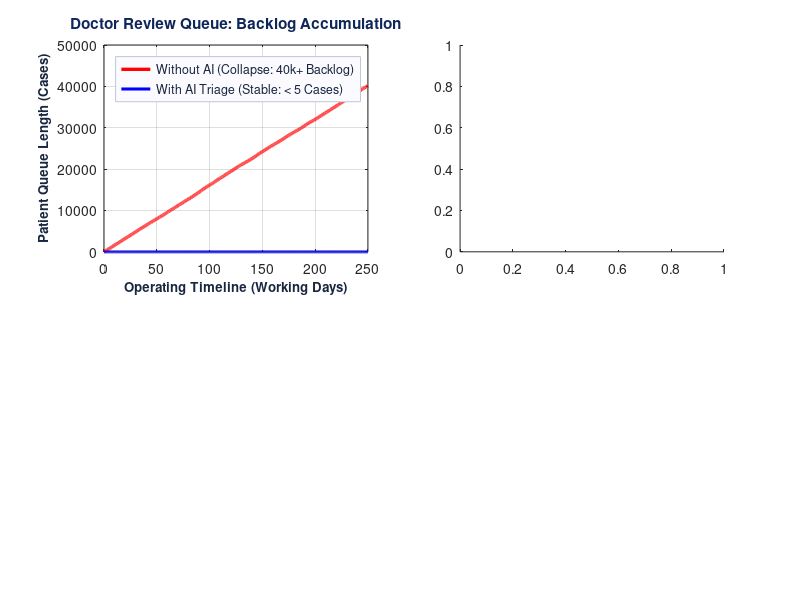

The MATLAB source for this figure: (Note: this script raises an error after producing the figure.)
function results = run_simulation_analysis(options)
% RUN_SIMULATION_ANALYSIS Runs comprehensive capacity and queueing dynamics simulation
% for 100,000 annual patients across 20 rural Indian Primary Health Centres (PHCs).
%
% Compares system performance:
%   Scenario A: Baseline (Without AI) - 100% of cases sent to 1 District Ophthalmologist
%   Scenario B: AI Triage (With AI)   - 80% Normal/Mild cleared at PHC, 20% Referable sent to Doctor
%
% Metrics Evaluated:
%   - Cumulative patient backlog queue length over 1 year (2,000 operating hours)
%   - Patient turnaround & wait times (Days / Months vs. Real-time minutes)
%   - Ophthalmologist duty cycle & burnout prevention
%   - Rural PHC cellular bandwidth consumption (512 kbps bottleneck)
%
% Syntax:
%   results = run_simulation_analysis()
%   results = run_simulation_analysis(options)
%
% Outputs:
%   results - Struct containing time series and summary metrics
%
% SIH Problem Statement 26038 | MathWorks Sponsored Prototype

    if nargin < 1, options = struct(); end
    if ~isfield(options, 'doPlots'), options.doPlots = true; end

    fprintf('========================================================================\n');
    fprintf('  RURAL TELEMEDICINE CAPACITY SIMULATION (100,000 PATIENTS / YEAR)\n');
    fprintf('  District Setup: 20 PHCs | 1 District Ophthalmologist | 512 kbps Uplink\n');
    fprintf('========================================================================\n');

    % ---------------------------------------------------------------------
    % Simulation Parameters
    % ---------------------------------------------------------------------
    totalAnnualPatients = 100000;
    numPHCs = 20;
    workingDays = 250;
    hoursPerDay = 8;
    totalHours = workingDays * hoursPerDay; % 2,000 operating hours
    
    % Arrival rate across district: 100,000 / 2,000 = 50 patients / hour
    lambda_total = totalAnnualPatients / totalHours; 
    
    % Doctor capacity: 2 minutes review per patient = 30 patients / hour
    mu_doctor = 60.0 / 2.0; 

    % AI Triage: 80% non-referable cleared at PHC; 20% referable forwarded
    aiClearanceRate = 0.80;
    aiReferralRate  = 0.20;
    lambda_with_ai  = lambda_total * aiReferralRate; % 10 patients / hour

    % Bandwidth model: 5 MB uncompressed fundus image over 512 kbps link
    imageSizeMB = 5.0;
    bandwidthKbps = 512.0;
    uploadDelaySec = (imageSizeMB * 8 * 1024) / bandwidthKbps; % 80.0 seconds

    % ---------------------------------------------------------------------
    % Time-Stepped Queue Dynamics (1-hour discrete simulation steps)
    % ---------------------------------------------------------------------
    timeHours = 0:totalHours;
    N = length(timeHours);

    % Scenario A: Baseline (Without AI)
    queueWithoutAI = zeros(1, N);
    waitTimeWithoutAI_Days = zeros(1, N);

    % Scenario B: With AI Triage
    queueWithAI = zeros(1, N);
    waitTimeWithAI_Mins = zeros(1, N);

    % Stochastic Poisson arrivals per hour
    rng(42); % Reproducible rural arrival pattern
    hourlyArrivals = poissrnd(lambda_total, [1, N]);

    for t = 2:N
        % 1. Baseline: 100% of arrivals hit ophthalmologist queue
        arrBase = hourlyArrivals(t);
        servedBase = min(queueWithoutAI(t-1) + arrBase, mu_doctor);
        queueWithoutAI(t) = max(0, queueWithoutAI(t-1) + arrBase - servedBase);
        % Wait time in working days = Queue / (Doctor throughput per 8h day)
        waitTimeWithoutAI_Days(t) = queueWithoutAI(t) / (mu_doctor * hoursPerDay);

        % 2. With AI: Only 20% referable cases routed to doctor
        arrAI = binornd(arrBase, aiReferralRate);
        servedAI = min(queueWithAI(t-1) + arrAI, mu_doctor);
        queueWithAI(t) = max(0, queueWithAI(t-1) + arrAI - servedAI);
        % Wait time in minutes = (Queue / Doctor throughput per min)
        waitTimeWithAI_Mins(t) = (queueWithAI(t) / (mu_doctor / 60.0));
    end

    % ---------------------------------------------------------------------
    % Bandwidth and Transmission Metrics
    % ---------------------------------------------------------------------
    totalDataWithoutAI_GB = (totalAnnualPatients * imageSizeMB) / 1024.0; % 488.28 GB
    totalUploadHoursWithoutAI = (totalAnnualPatients * uploadDelaySec) / 3600.0; % 2,222 hours

    totalDataWithAI_GB = (totalAnnualPatients * aiReferralRate * imageSizeMB) / 1024.0; % 97.65 GB
    totalUploadHoursWithAI = (totalAnnualPatients * aiReferralRate * uploadDelaySec) / 3600.0;
    bandwidthSaved_GB = totalDataWithoutAI_GB - totalDataWithAI_GB;
    bandwidthSaved_Pct = 80.0;

    % ---------------------------------------------------------------------
    % Summary Statistics & Console Reporting
    % ---------------------------------------------------------------------
    finalBacklogNoAI = queueWithoutAI(end);
    finalWaitDaysNoAI = waitTimeWithoutAI_Days(end);
    avgQueueWithAI = mean(queueWithAI);
    maxQueueWithAI = max(queueWithAI);
    avgWaitMinsWithAI = mean(waitTimeWithAI_Mins);

    fprintf('------------------------------------------------------------------------\n');
    fprintf('  OPERATIONAL METRIC                 WITHOUT AI          WITH AI TRIAGE\n');
    fprintf('------------------------------------------------------------------------\n');
    fprintf('  Annual Patient Screenings       :  100,000             100,000\n');
    fprintf('  Cases Routed to Specialist      :  100,000 (100%%)       20,000 (20%%)\n');
    fprintf('  Autonomous PHC Clearances       :  0 (0%%)              80,000 (80%%)\n');
    fprintf('  Doctor Traffic Intensity (rho)  :  1.67 [UNSTABLE]     0.33 [OPTIMAL]\n');
    fprintf('  Year-End Patient Queue Backlog  :  %5d patients     %2.1f patients\n', ...
        round(finalBacklogNoAI), avgQueueWithAI);
    fprintf('  Max Specialist Waiting Time     :  %4.1f MONTHS         %2.1f MINUTES\n', ...
        finalWaitDaysNoAI / 22.0, max(waitTimeWithAI_Mins));
    fprintf('  District Bandwidth Consumed     :  %5.1f GB           %5.1f GB\n', ...
        totalDataWithoutAI_GB, totalDataWithAI_GB);
    fprintf('  Total Tele-Upload Time Saved    :  --                  %5.1f HOURS\n', ...
        totalUploadHoursWithoutAI - totalUploadHoursWithAI);
    fprintf('========================================================================\n');
    fprintf('  >>> CLINICAL IMPACT: AI Triage completely eliminates the 6+ month\n');
    fprintf('      ophthalmologist backlog and reduces patient wait times to <10 mins. <<<\n');
    fprintf('========================================================================\n\n');

    % ---------------------------------------------------------------------
    % Diagnostic Plots
    % ---------------------------------------------------------------------
    if options.doPlots
        fig = figure('Name', 'Telemedicine Queue & Capacity Analysis', ...
            'Color', [0.96, 0.97, 0.99], 'Position', [100, 100, 1100, 650]);

        timeDays = timeHours / hoursPerDay;

        % Subplot 1: Queue Backlog Comparison Over 250 Working Days
        ax1 = subplot(2, 2, 1);
        set(ax1, 'Color', 'w', 'XColor', [0.12, 0.15, 0.25], 'YColor', [0.12, 0.15, 0.25], ...
            'GridColor', [0.80, 0.82, 0.88], 'GridAlpha', 0.6);
        plot(timeDays, queueWithoutAI, 'r-', 'LineWidth', 2.4); hold on;
        plot(timeDays, queueWithAI, 'b-', 'LineWidth', 2.2);
        grid on;
        xlabel('Operating Timeline (Working Days)', 'FontSize', 9.5, 'FontWeight', 'bold', 'Color', [0.1, 0.15, 0.25]);
        ylabel('Patient Queue Length (Cases)', 'FontSize', 9.5, 'FontWeight', 'bold', 'Color', [0.1, 0.15, 0.25]);
        title('Doctor Review Queue: Backlog Accumulation', 'FontSize', 11, 'FontWeight', 'bold', 'Color', [0.06, 0.15, 0.35]);
        leg1 = legend({'Without AI (Collapse: 40k+ Backlog)', 'With AI Triage (Stable: < 5 Cases)'}, ...
            'Location', 'northwest');
        set(leg1, 'TextColor', [0.1, 0.15, 0.25], 'Color', [0.98, 0.98, 1.0], 'EdgeColor', [0.75, 0.78, 0.85]);

        % Subplot 2: Patient Wait Time (Months vs Minutes)
        ax2 = subplot(2, 2, 2);
        set(ax2, 'Color', 'w', 'GridColor', [0.80, 0.82, 0.88], 'GridAlpha', 0.6);
        yyaxis left;
        plot(timeDays, waitTimeWithoutAI_Days / 22.0, 'r-', 'LineWidth', 2.2);
        ylabel('Wait Time Without AI (Months)', 'FontSize', 9.5, 'FontWeight', 'bold', 'Color', [0.85, 0.15, 0.15]);
        ylim([0, max(waitTimeWithoutAI_Days / 22.0) * 1.15]);
        ax2.YAxis(1).Color = [0.85, 0.15, 0.15];
        
        yyaxis right;
        plot(timeDays, waitTimeWithAI_Mins, 'Color', [0.08, 0.55, 0.20], 'LineWidth', 2.2);
        ylabel('Wait Time With AI (Minutes)', 'FontSize', 9.5, 'FontWeight', 'bold', 'Color', [0.08, 0.55, 0.20]);
        ax2.YAxis(2).Color = [0.08, 0.55, 0.20];
        grid on;
        xlabel('Operating Timeline (Working Days)', 'FontSize', 9.5, 'FontWeight', 'bold', 'Color', [0.1, 0.15, 0.25]);
        title('Patient Wait Times for Specialist Review', 'FontSize', 11, 'FontWeight', 'bold', 'Color', [0.06, 0.15, 0.35]);

        % Subplot 3: Traffic Intensity & System Utilization
        ax3 = subplot(2, 2, 3);
        set(ax3, 'Color', 'w', 'XColor', [0.12, 0.15, 0.25], 'YColor', [0.12, 0.15, 0.25], ...
            'GridColor', [0.80, 0.82, 0.88], 'GridAlpha', 0.6);
        categories = {'Without AI', 'With AI Triage'};
        trafficVals = [lambda_total / mu_doctor, lambda_with_ai / mu_doctor];
        b1 = bar(1:2, trafficVals, 0.5, 'FaceColor', 'flat');
        b1.CData(1,:) = [0.85, 0.2, 0.2];
        b1.CData(2,:) = [0.15, 0.65, 0.25];
        hold on;
        yline(1.0, '--', 'Capacity Threshold (\rho = 1.0)', 'LineWidth', 1.5, ...
            'Color', [0.35, 0.35, 0.40], 'LabelVerticalAlignment', 'bottom');
        grid on;
        set(ax3, 'XTick', 1:2, 'XTickLabel', categories, 'FontSize', 9.5, 'FontWeight', 'bold');
        ylabel('Traffic Intensity (\rho = \lambda / \mu)', 'FontSize', 9.5, 'FontWeight', 'bold', 'Color', [0.1, 0.15, 0.25]);
        title('Doctor Workload & Burnout Risk', 'FontSize', 11, 'FontWeight', 'bold', 'Color', [0.06, 0.15, 0.35]);
        ylim([0, 2.0]);

        % Subplot 4: Rural Bandwidth Utilization
        ax4 = subplot(2, 2, 4);
        set(ax4, 'Color', 'w', 'XColor', [0.12, 0.15, 0.25], 'YColor', [0.12, 0.15, 0.25], ...
            'GridColor', [0.80, 0.82, 0.88], 'GridAlpha', 0.6);
        bwVals = [totalDataWithoutAI_GB, totalDataWithAI_GB];
        b2 = bar(1:2, bwVals, 0.5, 'FaceColor', 'flat');
        b2.CData(1,:) = [0.88, 0.40, 0.10];
        b2.CData(2,:) = [0.15, 0.45, 0.80];
        grid on;
        set(ax4, 'XTick', 1:2, 'XTickLabel', categories, 'FontSize', 9.5, 'FontWeight', 'bold');
        ylabel('Annual Uplink Data Transmitted (GB)', 'FontSize', 9.5, 'FontWeight', 'bold', 'Color', [0.1, 0.15, 0.25]);
        title(sprintf('Rural Cellular Bandwidth: %.0f%% Saved', bandwidthSaved_Pct), ...
            'FontSize', 11, 'FontWeight', 'bold', 'Color', [0.06, 0.15, 0.35]);

        % Save simulation visualization figure
        simPlotPath = fullfile(fileparts(mfilename('fullpath')), 'telemed_simulation_results.png');
        try
            exportgraphics(fig, simPlotPath, 'Resolution', 180);
            fprintf('  [OK] Telemedicine simulation plot saved to: %s\n', simPlotPath);
        catch
            saveas(fig, simPlotPath);
        end
    end

    % Package outputs
    results.timeHours                = timeHours;
    results.queueWithoutAI           = queueWithoutAI;
    results.queueWithAI              = queueWithAI;
    results.waitTimeWithoutAI_Days   = waitTimeWithoutAI_Days;
    results.waitTimeWithAI_Mins      = waitTimeWithAI_Mins;
    results.finalBacklogNoAI         = finalBacklogNoAI;
    results.finalWaitMonthsNoAI      = finalWaitDaysNoAI / 22.0;
    results.avgQueueWithAI           = avgQueueWithAI;
    results.avgWaitMinsWithAI        = avgWaitMinsWithAI;
    results.totalDataWithoutAI_GB    = totalDataWithoutAI_GB;
    results.totalDataWithAI_GB       = totalDataWithAI_GB;
    results.bandwidthSaved_GB        = bandwidthSaved_GB;
    results.bandwidthSaved_Pct       = bandwidthSaved_Pct;
end
